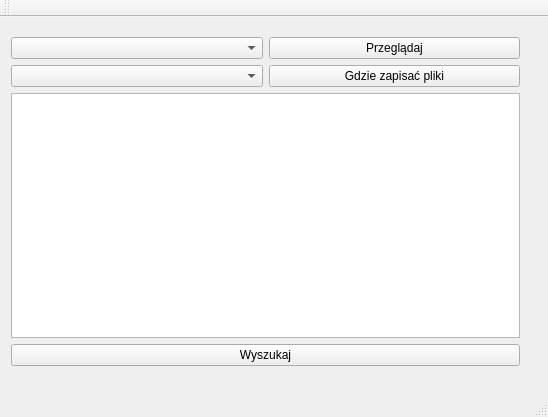
<?xml version="1.0" encoding="UTF-8"?>
<ui version="4.0">
 <class>wyszukiwanie</class>
 <widget class="QMainWindow" name="wyszukiwanie">
  <property name="geometry">
   <rect>
    <x>0</x>
    <y>0</y>
    <width>548</width>
    <height>417</height>
   </rect>
  </property>
  <property name="windowTitle">
   <string>wyszukiwanie</string>
  </property>
  <widget class="QWidget" name="centralWidget">
   <widget class="QWidget" name="">
    <property name="geometry">
     <rect>
      <x>0</x>
      <y>9</y>
      <width>531</width>
      <height>351</height>
     </rect>
    </property>
    <layout class="QVBoxLayout" name="verticalLayout">
     <item>
      <layout class="QHBoxLayout" name="horizontalLayout">
       <item>
        <widget class="QComboBox" name="browseComboBox"/>
       </item>
       <item>
        <widget class="QPushButton" name="browse">
         <property name="text">
          <string>Przeglądaj</string>
         </property>
        </widget>
       </item>
      </layout>
     </item>
     <item>
      <layout class="QHBoxLayout" name="horizontalLayout_2">
       <item>
        <widget class="QComboBox" name="saveFilesPath"/>
       </item>
       <item>
        <widget class="QPushButton" name="saveFilesPathButton">
         <property name="text">
          <string>Gdzie zapisać pliki</string>
         </property>
        </widget>
       </item>
      </layout>
     </item>
     <item>
      <widget class="QListWidget" name="listWidget"/>
     </item>
     <item>
      <widget class="QPushButton" name="findFiles">
       <property name="text">
        <string>Wyszukaj</string>
       </property>
      </widget>
     </item>
    </layout>
   </widget>
  </widget>
  <widget class="QMenuBar" name="menuBar">
   <property name="geometry">
    <rect>
     <x>0</x>
     <y>0</y>
     <width>548</width>
     <height>20</height>
    </rect>
   </property>
  </widget>
  <widget class="QToolBar" name="mainToolBar">
   <attribute name="toolBarArea">
    <enum>TopToolBarArea</enum>
   </attribute>
   <attribute name="toolBarBreak">
    <bool>false</bool>
   </attribute>
  </widget>
  <widget class="QStatusBar" name="statusBar"/>
 </widget>
 <layoutdefault spacing="6" margin="11"/>
 <resources/>
 <connections/>
</ui>
